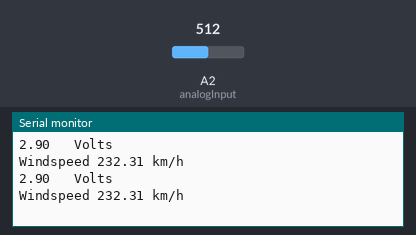
The sketch below on a simulated Arduino Uno, built with avr-gcc and run on an emulated ATmega328P. Shown: the last lines printed to the serial monitor. The inputs (shaded band) are chosen by the test bench; at power-on: A2 (analogInput) = 512.

Above: at 6.2 s.
6.3 s: A2 (analogInput) set to 716
At 7.6 s:
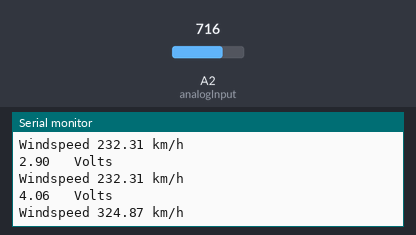
7.8 s: A2 (analogInput) set to 900
At 8.7 s:
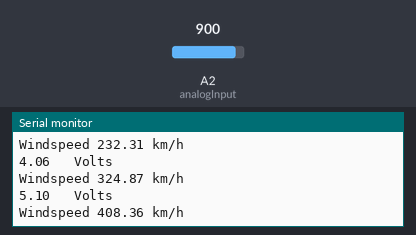
Timing chart, 0 to 10.8 s (numbered marks = the images above; inputs shaded):
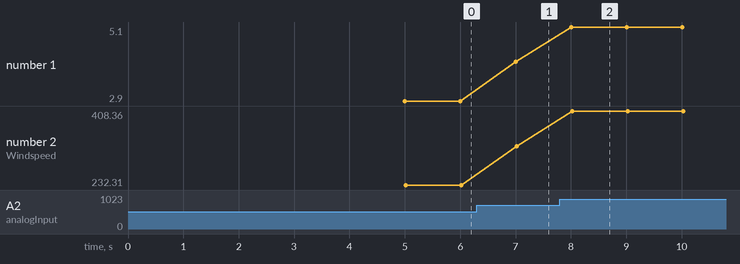

The sketch:

windspeed_test.ino
```cpp
/*
 * 10K resistor:
 * ends to +5V and ground
*/

int analogInput = 2;
float vout = 0.00;
float   vin = 0.00;
float R1 = 10000.0; // resistance of R1 (10K) -see text!
float   R2 = 61900.0; // resistance of R2 (9.96K) - see text!
float value = 0.0;
float kor = 80.0;
float wind = 0.0;

void   setup() {
pinMode(analogInput,   INPUT);
Serial.begin(9600);
delay(5000);
}

void loop() {

// read the value at analog input
   value = analogRead(analogInput);

   vout = (value * 5.0) / 1024.0; // see text
   vin = vout / (R2/(R1+R2));
//    if (vin<0.09) {
//                  vin=0.0;//statement to quash undesired reading !
//                  }

  Serial.print(vin);
  Serial.print("   ");
  Serial.print("Volts");
  Serial.println("   ");
  wind = vin*kor;
  Serial.print("Windspeed ");
  Serial.print(wind);
  Serial.println(" km/h");
  delay(1000);
}
```

Measured:
- after the input at 6.3 s, the serial monitor: prints a new line after 0.70 s (image 1)
- after the input at 7.8 s, the serial monitor: prints a new line after 0.20 s (image 2)
- plotted number 1: 2.9 → 4.06 after the input at 6.3 s, 4.06 → 5.1 after the input at 7.8 s
- plotted number 2: 232.31 → 324.87 after the input at 6.3 s, 324.87 → 408.36 after the input at 7.8 s
